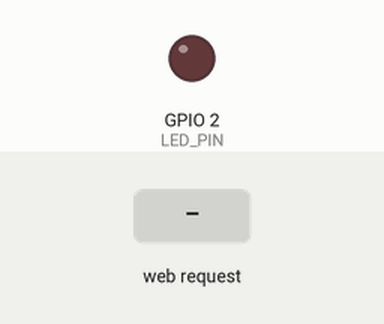
Bench run of a program on a simulated ESP32. Parts: output pins drawn as LEDs (lit = HIGH). The inputs (shaded band) are chosen by the test bench. WiFi joins after 1.5 s; servers stay silent unless stated; what the program prints to the serial monitor is not drawn.

Above: at 2.7 s.
2.8 s: HTTP request GET /on received
At 3.9 s:
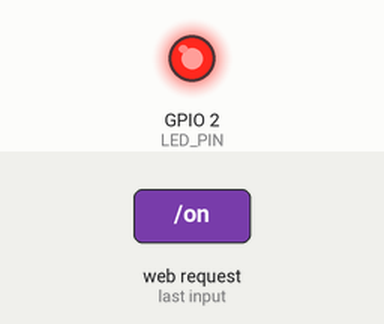
4.3 s: HTTP request GET /off received
At 5.0 s:
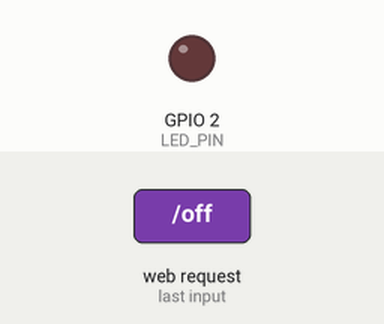
5.8 s: HTTP request GET /toggle received
At 6.2 s:
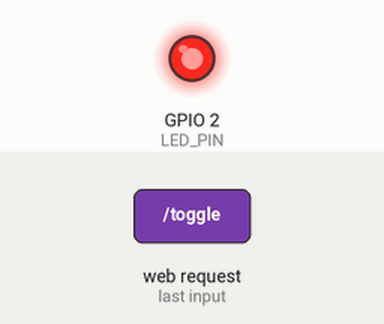
Timing chart, 0 to 8.8 s (numbered marks = the images above; inputs shaded):
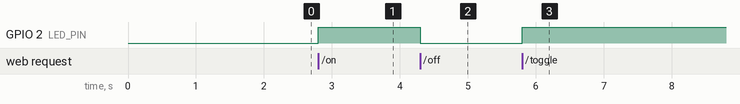

The program:

main.cpp
```cpp
#include <Arduino.h>
#include <WiFi.h>
#include <WebServer.h>

constexpr uint8_t LED_PIN = 2;

#ifdef WOKWI
const char *SSID = "Wokwi-GUEST";
const char *PASS = "";
constexpr int WIFI_CHANNEL = 6;
#else
const char *SSID = "TEN_WIFI";
const char *PASS = "MAT_KHAU";
constexpr int WIFI_CHANNEL = 0;
#endif

WebServer server(80);
bool ledOn = false;

void setLed(bool state)
{
  ledOn = state;
  digitalWrite(LED_PIN, ledOn ? HIGH : LOW);
  Serial.println(ledOn ? "LED: BAT" : "LED: TAT");
}

String page()
{
  String html =
      "<!DOCTYPE html><html><head><meta charset='utf-8'>"
      "<meta name='viewport' content='width=device-width,initial-scale=1'>"
      "<title>ESP32 LED</title>"
      "<style>"
      "body{font-family:sans-serif;text-align:center;margin-top:48px}"
      ".st{display:inline-block;padding:12px 28px;border-radius:8px;"
      "font-size:26px;font-weight:bold;color:#fff}"
      ".on{background:#2e7d32}.off{background:#c62828}"
      "a button{font-size:22px;padding:12px 30px;margin:8px;border:0;"
      "border-radius:8px;background:#1976d2;color:#fff}"
      "</style></head><body><h1>ESP32 LED</h1>";
  html += ledOn ? "<div class='st on'>LED đang BẬT</div>"
                : "<div class='st off'>LED đang TẮT</div>";
  html += "<p><a href='/on'><button>Bật</button></a>"
          "<a href='/off'><button>Tắt</button></a>"
          "<a href='/toggle'><button>Toggle</button></a></p>"
          "</body></html>";
  return html;
}

void redirectHome()
{
  server.sendHeader("Location", "/");
  server.send(303);
}

void handleRoot() { server.send(200, "text/html; charset=utf-8", page()); }
void handleOn()
{
  setLed(true);
  redirectHome();
}
void handleOff()
{
  setLed(false);
  redirectHome();
}
void handleToggle()
{
  setLed(!ledOn);
  redirectHome();
}

void setup()
{
  Serial.begin(115200);
  pinMode(LED_PIN, OUTPUT);
  setLed(false);

  WiFi.mode(WIFI_STA);
  WiFi.begin(SSID, PASS, WIFI_CHANNEL);
  while (WiFi.status() != WL_CONNECTED)
  {
    delay(250);
    Serial.print('.');
  }
  Serial.printf("\nIP: %s\n", WiFi.localIP().toString().c_str());

  server.on("/", handleRoot);
  server.on("/on", handleOn);
  server.on("/off", handleOff);
  server.on("/toggle", handleToggle);
  server.begin();
}

void loop()
{
  server.handleClient();
}
```

Measured:
- after the input at 2.8 s, GPIO 2 (LED_PIN): LOW → HIGH at once
- after the input at 4.3 s, GPIO 2 (LED_PIN): HIGH → LOW at once
- after the input at 5.8 s, GPIO 2 (LED_PIN): LOW → HIGH at once
